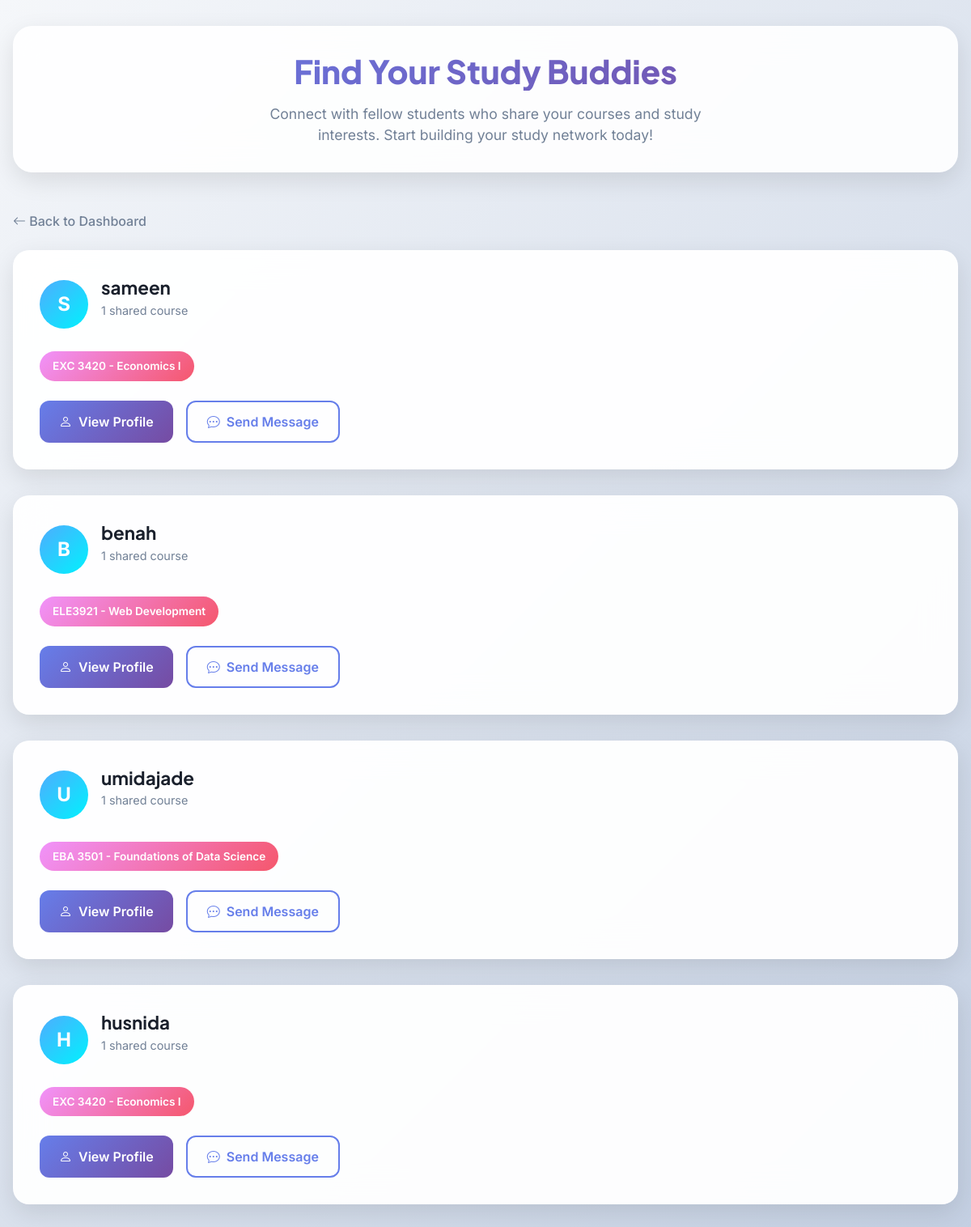
Screenshot of /find-buddies/ (signed in) with the database file from the repository.
### studybuddy_app/models.py (models this page shows, shortened)
class TimestampModel(models.Model):
    created_at = models.DateTimeField(auto_now_add=True, null=True, blank=True)
    updated_at = models.DateTimeField(auto_now=True, null=True, blank=True)
    class Meta:
        abstract = True

class Profile(TimestampModel):
    user = models.OneToOneField(User, on_delete=models.CASCADE, related_name='profile')
    fname = models.CharField("First name", max_length=50)
    lname = models.CharField("Last name", max_length=50)
    email = models.EmailField()
    bio = models.TextField(blank=True)
    availability = models.CharField(max_length=100, blank=True)
    courses = models.ManyToManyField(Course, blank=True, related_name='students')
    study_methods = models.CharField(max_length=200, blank=True)
    rating = models.FloatField(default=0.0, validators=[MinValueValidator(0.0), MaxValueValidator(5.0)])
    picture = models.ImageField(upload_to='profile_pics/', blank=True, null=True)
    major = models.CharField(max_length=100, blank=True, null=True)
    class Meta:
        ordering = ['lname', 'fname']

class Course(TimestampModel):
    code = models.CharField(max_length=10, unique=True)
    name = models.CharField(max_length=100)
    description = models.TextField(blank=True)
    class Meta:
        ordering = ['code']

### studybuddy_app/views.py (the view)
# urls.py: path('find-buddies/', login_required(views.find_buddies), name='find_buddies'),
@login_required
def find_buddies(request):
    try:
        profile = request.user.profile
        matches = Match.objects.filter(Q(profile1=profile) | Q(profile2=profile))
        matched_profiles = {}
        for match in matches:
            other = match.profile2 if match.profile1 == profile else match.profile1
            matched_profiles.setdefault(other, []).append(match.course)
        return render(request, 'studybuddy_app/profile/find_buddies.html', {
            'matched_profiles': matched_profiles
        })
    except ObjectDoesNotExist:
        messages.error(request, "Please create a profile first to find study buddies.")
        return redirect('studybuddy_app:profile_add')
    except Exception as e:
        messages.error(request, f"Error finding buddies: {str(e)}")
        return redirect('studybuddy_app:index')

### studybuddy_app/templates/studybuddy_app/profile/find_buddies.html (shortened to what this page needs)
{% load static %}
<!DOCTYPE html>
<html lang="en">
<head>
    <link href="https://cdn.jsdelivr.net/npm/bootstrap@5.3.0/dist/css/bootstrap.min.css" rel="stylesheet">
    <link rel="stylesheet" href="https://cdn.jsdelivr.net/npm/bootstrap-icons@1.10.0/font/bootstrap-icons.css">
    <link rel="stylesheet" href="{% static 'css/find_buddies.css' %}">
</head>
<body>
    <div class="container">
        <div class="page-header">
            <h1 class="page-title">Find Your Study Buddies</h1>
            <p class="page-subtitle">
                Connect with fellow students who share your courses and study interests. Start building your study network today!
            </p>
        </div>
        <div class="mb-4">
            <a href="{% url 'studybuddy_app:index' %}" class="nav-link">
                <i class="bi bi-arrow-left"></i> Back to Dashboard
            </a>
        </div>
        {% if matched_profiles %}
            <div class="buddies-list">
                {% for profile, courses in matched_profiles.items %}
                    <div class="buddy-card">
                        <div class="buddy-header">
                            <div class="buddy-avatar">
                                {{ profile.user.username|first|upper }}
                            </div>
                            <div class="buddy-info">
                                <h3>{{ profile.user.username }}</h3>
                                <p>{{ courses|length }} shared course{{ courses|length|pluralize }}</p>
                            </div>
                        </div>
                        <div class="shared-courses">
                            {% for course in courses %}
                                <span class="course-tag">{{ course.code }} - {{ course.name }}</span>
                            {% endfor %}
                        </div>
                        <div class="buddy-actions">
                            <a href="{% url 'studybuddy_app:profile' pk=profile.pk %}" class="btn btn-primary">
                                <i class="bi bi-person"></i>
                                View Profile
                            </a>
                            <a href="{% url 'studybuddy_app:send_message' receiver_id=profile.user.id %}" class="btn btn-outline">
                                <i class="bi bi-chat-dots"></i>
                                Send Message
                            </a>
                        </div>
                    </div>
                {% endfor %}
            </div>
        {% endif %}
    </div>
</body>
</html>

### studybuddy_app/static/css/find_buddies.css (style rules this page uses)
:root { --primary-gradient: linear-gradient(135deg, #667eea 0%, #764ba2 100%); --secondary-gradient: linear-gradient(135deg, #f093fb 0%, #f5576c 100%); --accent-gradient: linear-gradient(135deg, #4facfe 0%, #00f2fe 100%); --success-gradient: linear-gradient(135deg, #84fab0 0%, #8fd3f4 100%); --text-primary: #1a202c; --text-secondary: #718096; }
* { margin: 0; padding: 0; box-sizing: border-box; }
body { font-family: 'Inter', -apple-system, BlinkMacSystemFont, sans-serif; background: linear-gradient(135deg, #f5f7fa 0%, #c3cfe2 100%); min-height: 100vh; padding: 2rem 0; }
.container { max-width: 1200px; margin: 0 auto; padding: 0 1rem; }
.page-header { text-align: center; margin-bottom: 3rem; padding: 2rem; background: rgba(255, 255, 255, 0.9); backdrop-filter: blur(20px); border-radius: 24px; box-shadow: 0 10px 30px rgba(0, 0, 0, 0.1); }
.page-title { font-family: 'Plus Jakarta Sans', sans-serif; font-size: 2.5rem; font-weight: 800; background: var(--primary-gradient); -webkit-background-clip: text; -webkit-text-fill-color: transparent; background-clip: text; margin-bottom: 1rem; }
.page-subtitle { color: var(--text-secondary); font-size: 1.1rem; max-width: 600px; margin: 0 auto; }
.buddy-card { background: rgba(255, 255, 255, 0.95); backdrop-filter: blur(20px); border-radius: 20px; padding: 2rem; margin-bottom: 2rem; box-shadow: 0 10px 30px rgba(0, 0, 0, 0.1); transition: all 0.3s ease; border: 1px solid rgba(255, 255, 255, 0.2); }
.buddy-header { display: flex; align-items: center; gap: 1rem; margin-bottom: 1.5rem; }
.buddy-avatar { width: 60px; height: 60px; border-radius: 50%; background: var(--accent-gradient); display: flex; align-items: center; justify-content: center; color: white; font-size: 1.5rem; font-weight: bold; }
.buddy-info h3 { font-family: 'Plus Jakarta Sans', sans-serif; font-size: 1.4rem; font-weight: 700; color: var(--text-primary); margin-bottom: 0.25rem; }
.buddy-info p { color: var(--text-secondary); font-size: 0.9rem; }
.shared-courses { display: flex; flex-wrap: wrap; gap: 0.75rem; margin-bottom: 1.5rem; }
.course-tag { background: var(--secondary-gradient); color: white; padding: 0.5rem 1rem; border-radius: 20px; font-size: 0.85rem; font-weight: 600; transition: all 0.3s ease; }
.buddy-actions { display: flex; gap: 1rem; }
.btn { padding: 0.75rem 1.5rem; border-radius: 12px; font-weight: 600; text-decoration: none; transition: all 0.3s ease; border: none; cursor: pointer; display: inline-flex; align-items: center; gap: 0.5rem; }
.btn-primary { background: var(--primary-gradient); color: white; }
.btn-outline { background: transparent; border: 2px solid #667eea; color: #667eea; }
.nav-link { color: var(--text-secondary); text-decoration: none; font-weight: 500; transition: color 0.3s ease; }

### rows the page displays
Profile: user.username|first "S", user.username "sameen", courses "1"
Course: code "EXC 3420", name "Economics I"
Profile: user.username|first "B", user.username "benah", courses "1"
Course: code "ELE3921", name "Web Development"
Profile: user.username|first "U", user.username "umidajade", courses "1"
Course: code "EBA 3501", name "Foundations of Data Science"
Profile: user.username|first "H", user.username "husnida", courses "1"
